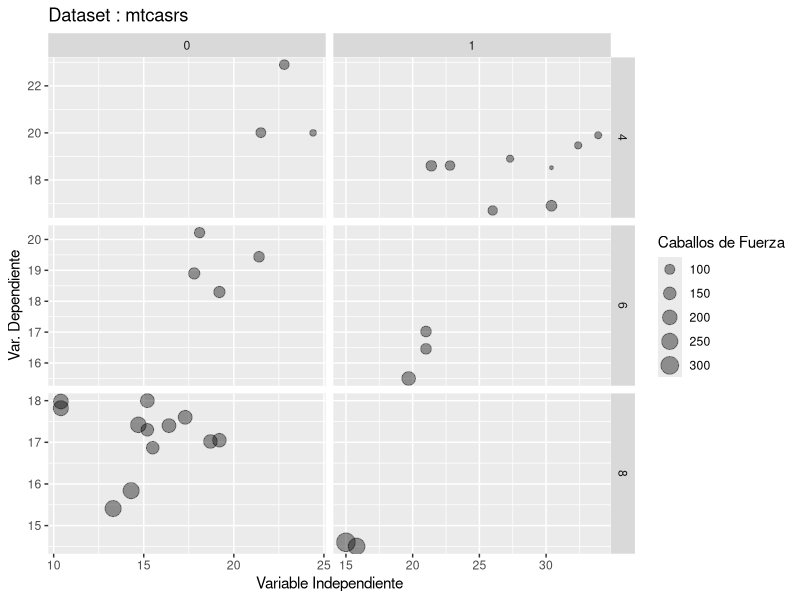
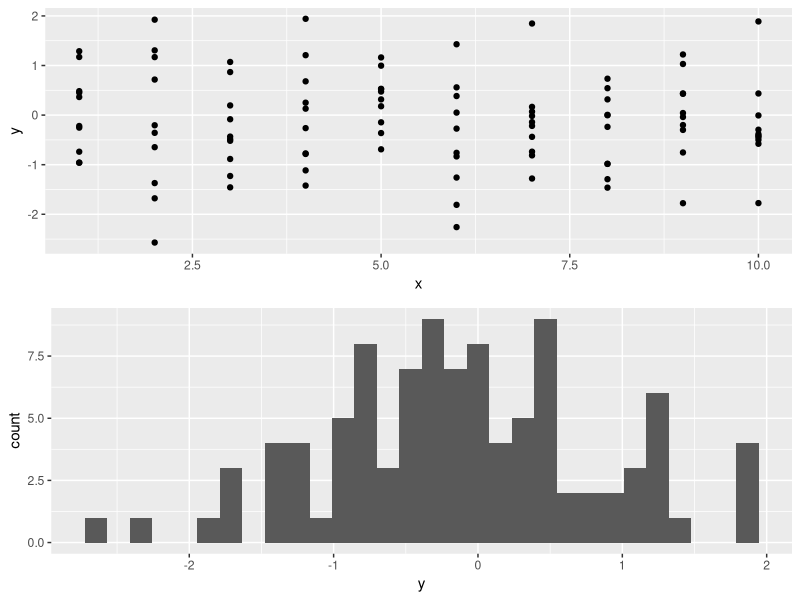

Write the R code that produced these figures, in order.
## ---- chunk 1
library(ggplot2)
ggplot(mtcars, aes(mpg, qsec))+
  geom_point(aes(size = hp) , alpha = 0.4)+
  facet_grid(factor(cyl) ~ factor(am), scale = "free")+
    xlab("Variable Independiente")+
    ylab("Var. Dependiente")+
    ggtitle("Dataset : mtcasrs")+
    labs(size = "Caballos de Fuerza")
## ---- chunk 2
library(gridExtra)
df <- data.frame(x = 1:10, y = rnorm(100))
p1 <- ggplot(df, aes(x,y)) + geom_point()
p2 <- ggplot(df, aes(y)) + geom_histogram()
grid.arrange(p1, p2)
## ---- chunk 3
knitr::kable(head(mtcars[, 1:4]), "simple")
## ---- chunk 4
m <- lm(dist ~ speed, data = cars)
d <- coef(summary(m))
knitr::kable(d)
## ---- chunk 5
help(rnorm)
